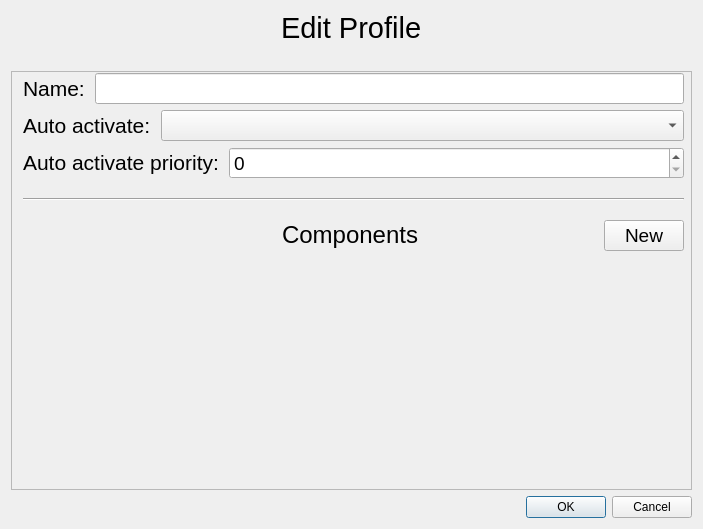
<?xml version="1.0" encoding="UTF-8"?>
<ui version="4.0">
 <class>ProfileEditor</class>
 <widget class="QDialog" name="ProfileEditor">
  <property name="geometry">
   <rect>
    <x>0</x>
    <y>0</y>
    <width>703</width>
    <height>529</height>
   </rect>
  </property>
  <property name="windowTitle">
   <string>Profile Editor</string>
  </property>
  <property name="windowIcon">
   <iconset resource="../icons/icons.qrc">
    <normaloff>:/icons/users.svg</normaloff>:/icons/users.svg</iconset>
  </property>
  <layout class="QVBoxLayout" name="verticalLayout">
   <item>
    <layout class="QHBoxLayout" name="horizontalLayout">
     <property name="sizeConstraint">
      <enum>QLayout::SetFixedSize</enum>
     </property>
     <item alignment="Qt::AlignHCenter">
      <widget class="QLabel" name="label">
       <property name="sizePolicy">
        <sizepolicy hsizetype="Expanding" vsizetype="Fixed">
         <horstretch>0</horstretch>
         <verstretch>0</verstretch>
        </sizepolicy>
       </property>
       <property name="font">
        <font>
         <family>Liberation Sans</family>
         <pointsize>22</pointsize>
        </font>
       </property>
       <property name="text">
        <string>Edit Profile</string>
       </property>
       <property name="alignment">
        <set>Qt::AlignLeading|Qt::AlignLeft|Qt::AlignTop</set>
       </property>
       <property name="wordWrap">
        <bool>false</bool>
       </property>
      </widget>
     </item>
    </layout>
   </item>
   <item>
    <spacer name="verticalSpacer">
     <property name="orientation">
      <enum>Qt::Vertical</enum>
     </property>
     <property name="sizeType">
      <enum>QSizePolicy::Fixed</enum>
     </property>
     <property name="sizeHint" stdset="0">
      <size>
       <width>20</width>
       <height>20</height>
      </size>
     </property>
    </spacer>
   </item>
   <item>
    <widget class="QScrollArea" name="scrollArea">
     <property name="sizePolicy">
      <sizepolicy hsizetype="Expanding" vsizetype="Expanding">
       <horstretch>0</horstretch>
       <verstretch>0</verstretch>
      </sizepolicy>
     </property>
     <property name="styleSheet">
      <string notr="true"/>
     </property>
     <property name="widgetResizable">
      <bool>true</bool>
     </property>
     <widget class="QWidget" name="scrollAreaWidgetContents">
      <property name="geometry">
       <rect>
        <x>0</x>
        <y>0</y>
        <width>683</width>
        <height>411</height>
       </rect>
      </property>
      <widget class="QWidget" name="layoutWidget">
       <property name="geometry">
        <rect>
         <x>11</x>
         <y>1</y>
         <width>661</width>
         <height>401</height>
        </rect>
       </property>
       <layout class="QVBoxLayout" name="scrollAreaLayout">
        <property name="sizeConstraint">
         <enum>QLayout::SetMaximumSize</enum>
        </property>
        <item>
         <layout class="QHBoxLayout" name="horizontalLayout_4">
          <property name="spacing">
           <number>10</number>
          </property>
          <property name="sizeConstraint">
           <enum>QLayout::SetFixedSize</enum>
          </property>
          <item>
           <widget class="QLabel" name="nameLabel">
            <property name="sizePolicy">
             <sizepolicy hsizetype="Preferred" vsizetype="Fixed">
              <horstretch>0</horstretch>
              <verstretch>0</verstretch>
             </sizepolicy>
            </property>
            <property name="font">
             <font>
              <pointsize>16</pointsize>
             </font>
            </property>
            <property name="text">
             <string>Name:</string>
            </property>
           </widget>
          </item>
          <item>
           <widget class="QLineEdit" name="nameEdit">
            <property name="font">
             <font>
              <pointsize>14</pointsize>
             </font>
            </property>
            <property name="text">
             <string/>
            </property>
           </widget>
          </item>
         </layout>
        </item>
        <item>
         <layout class="QHBoxLayout" name="horizontalLayout_3">
          <property name="spacing">
           <number>10</number>
          </property>
          <item>
           <widget class="QLabel" name="autoActivateLabel">
            <property name="sizePolicy">
             <sizepolicy hsizetype="Fixed" vsizetype="Fixed">
              <horstretch>0</horstretch>
              <verstretch>0</verstretch>
             </sizepolicy>
            </property>
            <property name="font">
             <font>
              <pointsize>16</pointsize>
             </font>
            </property>
            <property name="text">
             <string>Auto activate:</string>
            </property>
           </widget>
          </item>
          <item>
           <layout class="QHBoxLayout" name="autoActivateConfigLayout">
            <property name="spacing">
             <number>6</number>
            </property>
            <item>
             <widget class="QComboBox" name="autoActivateCombo">
              <property name="font">
               <font>
                <pointsize>14</pointsize>
               </font>
              </property>
             </widget>
            </item>
           </layout>
          </item>
         </layout>
        </item>
        <item>
         <layout class="QHBoxLayout" name="horizontalLayout_2">
          <property name="spacing">
           <number>10</number>
          </property>
          <property name="sizeConstraint">
           <enum>QLayout::SetFixedSize</enum>
          </property>
          <item>
           <widget class="QLabel" name="priorityLabel">
            <property name="sizePolicy">
             <sizepolicy hsizetype="Fixed" vsizetype="Fixed">
              <horstretch>0</horstretch>
              <verstretch>0</verstretch>
             </sizepolicy>
            </property>
            <property name="font">
             <font>
              <pointsize>16</pointsize>
             </font>
            </property>
            <property name="text">
             <string>Auto activate priority:</string>
            </property>
           </widget>
          </item>
          <item>
           <widget class="QSpinBox" name="prioritySpin">
            <property name="font">
             <font>
              <pointsize>14</pointsize>
             </font>
            </property>
           </widget>
          </item>
         </layout>
        </item>
        <item>
         <spacer name="verticalSpacer_4">
          <property name="orientation">
           <enum>Qt::Vertical</enum>
          </property>
          <property name="sizeType">
           <enum>QSizePolicy::Fixed</enum>
          </property>
          <property name="sizeHint" stdset="0">
           <size>
            <width>20</width>
            <height>13</height>
           </size>
          </property>
         </spacer>
        </item>
        <item>
         <widget class="Line" name="line">
          <property name="orientation">
           <enum>Qt::Horizontal</enum>
          </property>
         </widget>
        </item>
        <item>
         <spacer name="verticalSpacer_3">
          <property name="orientation">
           <enum>Qt::Vertical</enum>
          </property>
          <property name="sizeType">
           <enum>QSizePolicy::Fixed</enum>
          </property>
          <property name="sizeHint" stdset="0">
           <size>
            <width>20</width>
            <height>13</height>
           </size>
          </property>
         </spacer>
        </item>
        <item>
         <layout class="QHBoxLayout" name="horizontalLayout_5">
          <item>
           <spacer name="horizontalSpacer_2">
            <property name="orientation">
             <enum>Qt::Horizontal</enum>
            </property>
            <property name="sizeType">
             <enum>QSizePolicy::Fixed</enum>
            </property>
            <property name="sizeHint" stdset="0">
             <size>
              <width>80</width>
              <height>20</height>
             </size>
            </property>
           </spacer>
          </item>
          <item>
           <spacer name="horizontalSpacer_3">
            <property name="orientation">
             <enum>Qt::Horizontal</enum>
            </property>
            <property name="sizeHint" stdset="0">
             <size>
              <width>40</width>
              <height>20</height>
             </size>
            </property>
           </spacer>
          </item>
          <item>
           <widget class="QLabel" name="label_2">
            <property name="sizePolicy">
             <sizepolicy hsizetype="Fixed" vsizetype="Fixed">
              <horstretch>0</horstretch>
              <verstretch>0</verstretch>
             </sizepolicy>
            </property>
            <property name="font">
             <font>
              <pointsize>18</pointsize>
             </font>
            </property>
            <property name="text">
             <string>Components</string>
            </property>
           </widget>
          </item>
          <item>
           <spacer name="horizontalSpacer">
            <property name="orientation">
             <enum>Qt::Horizontal</enum>
            </property>
            <property name="sizeHint" stdset="0">
             <size>
              <width>40</width>
              <height>20</height>
             </size>
            </property>
           </spacer>
          </item>
          <item>
           <widget class="QPushButton" name="newBtn">
            <property name="sizePolicy">
             <sizepolicy hsizetype="Fixed" vsizetype="Fixed">
              <horstretch>0</horstretch>
              <verstretch>0</verstretch>
             </sizepolicy>
            </property>
            <property name="minimumSize">
             <size>
              <width>80</width>
              <height>0</height>
             </size>
            </property>
            <property name="font">
             <font>
              <pointsize>14</pointsize>
             </font>
            </property>
            <property name="text">
             <string>New</string>
            </property>
           </widget>
          </item>
         </layout>
        </item>
        <item>
         <spacer name="verticalSpacer_2">
          <property name="orientation">
           <enum>Qt::Vertical</enum>
          </property>
          <property name="sizeType">
           <enum>QSizePolicy::Fixed</enum>
          </property>
          <property name="sizeHint" stdset="0">
           <size>
            <width>20</width>
            <height>13</height>
           </size>
          </property>
         </spacer>
        </item>
        <item>
         <layout class="QVBoxLayout" name="componentsVBox">
          <property name="sizeConstraint">
           <enum>QLayout::SetMaximumSize</enum>
          </property>
         </layout>
        </item>
       </layout>
      </widget>
     </widget>
    </widget>
   </item>
   <item>
    <widget class="QDialogButtonBox" name="buttonBox">
     <property name="orientation">
      <enum>Qt::Horizontal</enum>
     </property>
     <property name="standardButtons">
      <set>QDialogButtonBox::Cancel|QDialogButtonBox::Ok</set>
     </property>
    </widget>
   </item>
  </layout>
 </widget>
 <resources>
  <include location="../icons/icons.qrc"/>
 </resources>
 <connections>
  <connection>
   <sender>buttonBox</sender>
   <signal>rejected()</signal>
   <receiver>ProfileEditor</receiver>
   <slot>reject()</slot>
   <hints>
    <hint type="sourcelabel">
     <x>316</x>
     <y>260</y>
    </hint>
    <hint type="destinationlabel">
     <x>286</x>
     <y>274</y>
    </hint>
   </hints>
  </connection>
 </connections>
</ui>
